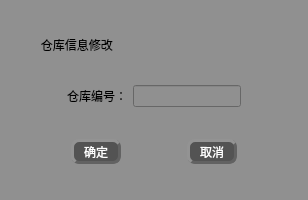
<?xml version="1.0" encoding="UTF-8"?>
<ui version="4.0">
 <class>store_modify</class>
 <widget class="QWidget" name="store_modify">
  <property name="geometry">
   <rect>
    <x>0</x>
    <y>0</y>
    <width>308</width>
    <height>200</height>
   </rect>
  </property>
  <property name="minimumSize">
   <size>
    <width>300</width>
    <height>200</height>
   </size>
  </property>
  <property name="maximumSize">
   <size>
    <width>308</width>
    <height>200</height>
   </size>
  </property>
  <property name="windowTitle">
   <string>Form</string>
  </property>
  <property name="styleSheet">
   <string notr="true">font: 75 12pt &quot;楷体&quot;;
background-color: rgb(144, 144, 144);
color:rgb(0, 0, 0)</string>
  </property>
  <layout class="QVBoxLayout" name="verticalLayout_2">
   <item>
    <spacer name="verticalSpacer_4">
     <property name="orientation">
      <enum>Qt::Vertical</enum>
     </property>
     <property name="sizeHint" stdset="0">
      <size>
       <width>20</width>
       <height>40</height>
      </size>
     </property>
    </spacer>
   </item>
   <item>
    <layout class="QVBoxLayout" name="verticalLayout">
     <item>
      <widget class="QLabel" name="label">
       <property name="styleSheet">
        <string notr="true">font: 75 14pt &quot;楷体&quot;;</string>
       </property>
       <property name="text">
        <string>         仓库信息修改</string>
       </property>
      </widget>
     </item>
    </layout>
   </item>
   <item>
    <spacer name="verticalSpacer_3">
     <property name="orientation">
      <enum>Qt::Vertical</enum>
     </property>
     <property name="sizeHint" stdset="0">
      <size>
       <width>20</width>
       <height>40</height>
      </size>
     </property>
    </spacer>
   </item>
   <item>
    <layout class="QHBoxLayout" name="horizontalLayout">
     <item>
      <spacer name="horizontalSpacer">
       <property name="orientation">
        <enum>Qt::Horizontal</enum>
       </property>
       <property name="sizeHint" stdset="0">
        <size>
         <width>40</width>
         <height>20</height>
        </size>
       </property>
      </spacer>
     </item>
     <item>
      <widget class="QLabel" name="label_2">
       <property name="text">
        <string>仓库编号：</string>
       </property>
      </widget>
     </item>
     <item>
      <widget class="QLineEdit" name="lineEdit"/>
     </item>
     <item>
      <spacer name="horizontalSpacer_2">
       <property name="orientation">
        <enum>Qt::Horizontal</enum>
       </property>
       <property name="sizeHint" stdset="0">
        <size>
         <width>40</width>
         <height>20</height>
        </size>
       </property>
      </spacer>
     </item>
    </layout>
   </item>
   <item>
    <spacer name="verticalSpacer_2">
     <property name="orientation">
      <enum>Qt::Vertical</enum>
     </property>
     <property name="sizeHint" stdset="0">
      <size>
       <width>20</width>
       <height>40</height>
      </size>
     </property>
    </spacer>
   </item>
   <item>
    <layout class="QHBoxLayout" name="horizontalLayout_2">
     <item>
      <spacer name="horizontalSpacer_3">
       <property name="orientation">
        <enum>Qt::Horizontal</enum>
       </property>
       <property name="sizeHint" stdset="0">
        <size>
         <width>40</width>
         <height>20</height>
        </size>
       </property>
      </spacer>
     </item>
     <item>
      <widget class="QPushButton" name="pushButton_2">
       <property name="minimumSize">
        <size>
         <width>50</width>
         <height>25</height>
        </size>
       </property>
       <property name="maximumSize">
        <size>
         <width>50</width>
         <height>25</height>
        </size>
       </property>
       <property name="styleSheet">
        <string notr="true">QPushButton{
font: 75 11pt &quot;微软雅黑&quot;;
color:rgb(255, 255, 255);
background-color: rgb(83, 83, 83);
border-radius: 8px;
border: 3px groove rgb(98, 98, 98);
border-style: outset;
}
QPushButton:pressed{
border-style: inset;
}
QPushButton:hover{
background-color:rgb(0, 0, 0);
}

</string>
       </property>
       <property name="text">
        <string>确定</string>
       </property>
      </widget>
     </item>
     <item>
      <spacer name="horizontalSpacer_5">
       <property name="orientation">
        <enum>Qt::Horizontal</enum>
       </property>
       <property name="sizeHint" stdset="0">
        <size>
         <width>40</width>
         <height>20</height>
        </size>
       </property>
      </spacer>
     </item>
     <item>
      <widget class="QPushButton" name="pushButton">
       <property name="minimumSize">
        <size>
         <width>50</width>
         <height>25</height>
        </size>
       </property>
       <property name="maximumSize">
        <size>
         <width>50</width>
         <height>25</height>
        </size>
       </property>
       <property name="styleSheet">
        <string notr="true">QPushButton{
font: 75 11pt &quot;微软雅黑&quot;;
color:rgb(255, 255, 255);
background-color: rgb(83, 83, 83);
border-radius: 8px;
border: 3px groove rgb(98, 98, 98);
border-style: outset;
}
QPushButton:pressed{
border-style: inset;
}
QPushButton:hover{
background-color:rgb(0, 0, 0);
}

</string>
       </property>
       <property name="text">
        <string>取消</string>
       </property>
      </widget>
     </item>
     <item>
      <spacer name="horizontalSpacer_4">
       <property name="orientation">
        <enum>Qt::Horizontal</enum>
       </property>
       <property name="sizeHint" stdset="0">
        <size>
         <width>40</width>
         <height>20</height>
        </size>
       </property>
      </spacer>
     </item>
    </layout>
   </item>
   <item>
    <spacer name="verticalSpacer">
     <property name="orientation">
      <enum>Qt::Vertical</enum>
     </property>
     <property name="sizeHint" stdset="0">
      <size>
       <width>20</width>
       <height>40</height>
      </size>
     </property>
    </spacer>
   </item>
  </layout>
 </widget>
 <resources/>
 <connections/>
</ui>
